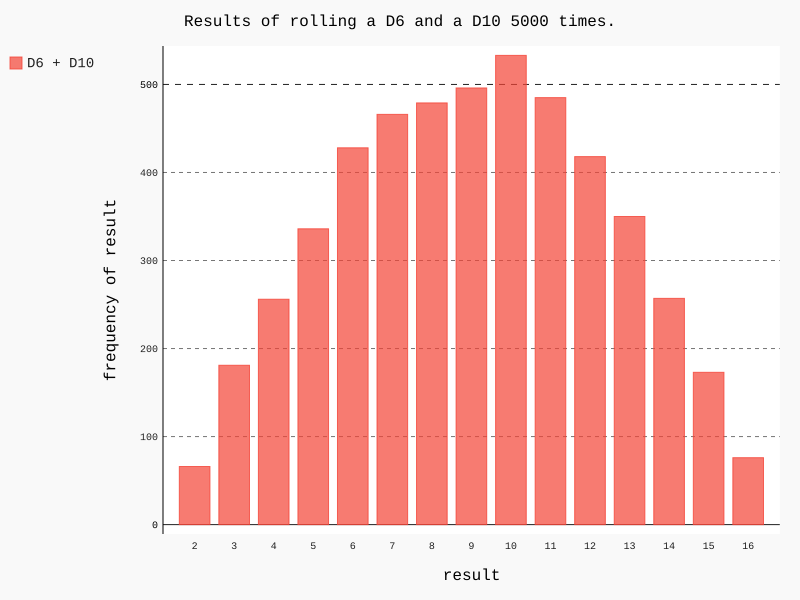

Reproduce this figure in Python.
#!/usr/bin/env python
# coding=utf-8


'''
@Description:
@Version    :0.1
@CreateTime :2020/03/23 Monday 16:12:01
@Author     :Le
@LastEditor :
@EditTime   :
'''


import pygal
from die import Die


# 创建一个D6
die1 = Die()
die2 = Die(10)

# 掷骰子，并将结果存在一个列表中
results = []
for r in range(5000):
    result = die1.roll() + die2.roll()
    results.append(result)

# 分析结果
frequencies = {}

max_result = max(results)
min_result = min(results)
for value in range(min_result, max_result + 1):
    frequency = results.count(value)
    frequencies.update({value: frequency})
print(results)
print(frequencies)

# 对结果进行可视化
hist = pygal.Bar()

hist.title = 'Results of rolling a D6 and a D10 5000 times.'
# hist.x_labels = ['1', '2', '3', '4', '5', '6']
hist.x_labels = list(range(min_result, max_result+1))
# hist.y_labels = 'results'
hist.x_title = 'result'
hist.y_title = 'frequency of result'
print(frequencies.values())
values = []
for value in frequencies.values():
    values.append(value)
hist.add('D6 + D10', values)
hist.render_to_file('die_visual.svg')
